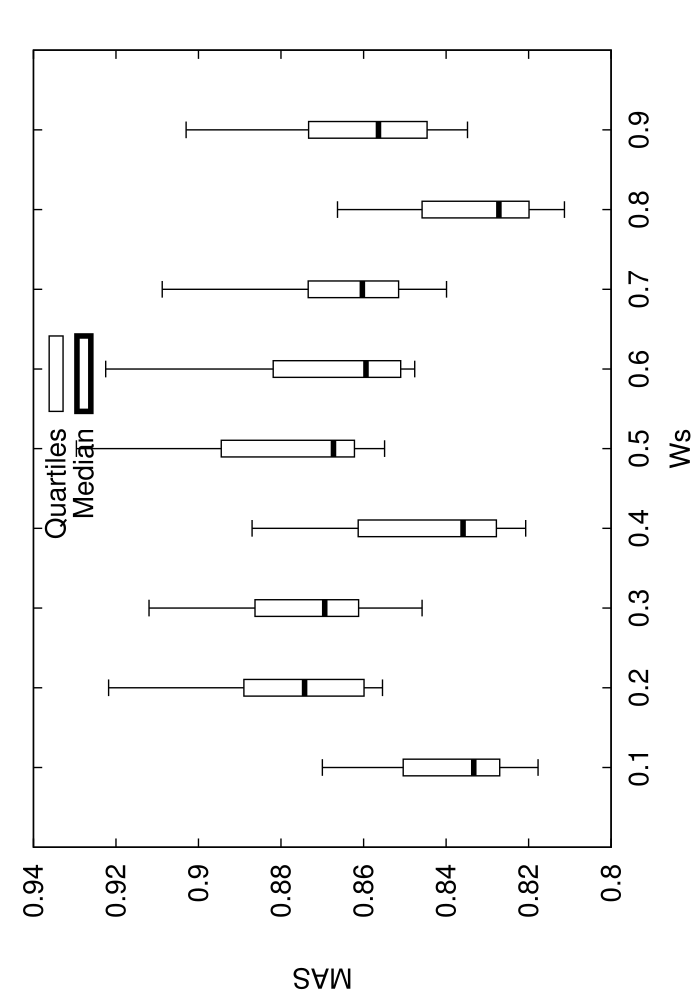

gnuplot code for this plot:
set terminal postscript enhanced 20
set xrange[0:1]
set xlabel 'Ws'
set ylabel 'MAS'
set key ins vert center top spacing 1.0
set output 'stat_COMP_WI01.dat.eps'
set bars 4.0
set style fill empty
plot 'stat_COMP_WI01.dat.elab' using 1:3:2:6:5:xticlabel(1) with candlesticks lt -1 lw 1 title 'Quartiles' whiskerbars,'' using 1:4:4:4:4:xticlabels(1) with candlesticks lt -1 lw 4 title 'Median'
